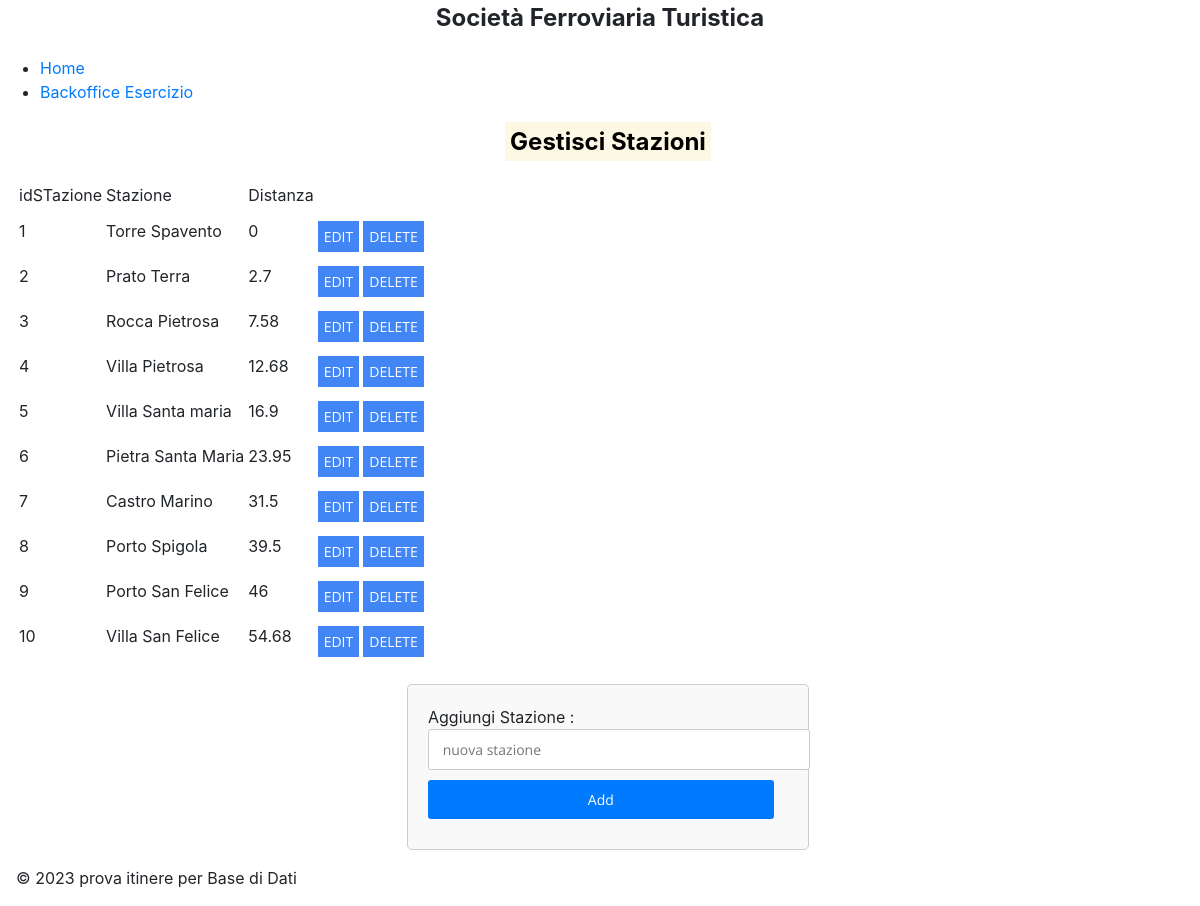
Screenshot of /php/gestisciStazioni.php with the database file from the repository.
### tables this page shows
CREATE TABLE `SFT_Stazione` (
  `idSTazione` int(11) NOT NULL,
  `nome` varchar(50) DEFAULT NULL,
  `distanza` float NOT NULL
);

### php/gestisciStazioni.php (the view, shortened to what this page needs)
<!DOCTYPE html>
<html>
    <head>
        <link rel="stylesheet" href="/fi.licursi/css/style.css">
    </head>
    <body>
	<h1 align=center>Società Ferroviaria Turistica</h1>
        <nav>
            <ul>
                <li><a href="/fi.licursi/index.php">Home</a></li>
                <li><a href="/fi.licursi/php/backoffice_esercizio2.php">Backoffice Esercizio</a></li>
            </ul>
        </nav>
    <main>
        <section>
		 <h2 align=center><mark>Gestisci Stazioni</h2>
		 <?php
				$servername = "mysql.57gimp.home";
                $username_db = "fi.licursi";
                $password_db = "kJ1L27dW";
                $dbname = "fi_licursi";
                $conn = new mysqli($servername, $username_db, $password_db, $dbname);
        $cdquery = "SELECT idSTazione,nome,distanza FROM SFT_Stazione";
        $cdresult = mysqli_query($conn, $cdquery);
        echo "
<table>
<thead><td>idSTazione</td>\t\t<td>Stazione</td>\t\t<td>Distanza</td><td></td><td></td></thead>
";
        while ($cdrow = mysqli_fetch_array($cdresult)) {
            $cdidSTazione = $cdrow['idSTazione'];
            $cdTitle = $cdrow['nome'];
			$cdDistanza = $cdrow['distanza'];
            echo "
<tr><td>$cdidSTazione</td>\t\t<td>$cdTitle</td>\t\t<td>$cdDistanza</td>\t\t<td>
<a href=\"/fi.licursi/php/modificastazione.php?idSTazione=" . $cdidSTazione . "\"><button>Edit</button></a></td>\t\t<td><a href=\"/fi.licursi/php/cancellastazioni.php?idSTazione=" . $cdidSTazione . "\"><button>Delete</button></a></td></tr>
";
        }
        echo "</table>";
        ?>
        <br>
        <span>
            <form action="/fi.licursi/php/gestisciStazioni.php" method="post">
                Aggiungi Stazione : <input type="text" name="nome" placeholder=" nuova stazione" required>
                <input type="submit" type="button" class="btn btn-success" value="Add">
        </span>
        </section>
		</main>
    <footer>
        <p>&copy; <?php echo date("Y"); ?> prova itinere per Base di Dati</p>
    </footer>
    </body>
</html>

### css/style.css (style rules this page uses)
html { font-family: sans-serif; line-height: 1.15; -webkit-text-size-adjust: 100%; -webkit-tap-highlight-color: rgba(0, 0, 0, 0); }
body { margin: 0; font-family: -apple-system, BlinkMacSystemFont, "Segoe UI", Roboto, "Helvetica Neue", Arial, "Noto Sans", sans-serif, "Apple Color Emoji", "Segoe UI Emoji", "Segoe UI Symbol", "Noto Color Emoji"; font-size: 1rem; font-weight: 400; line-height: 1.5; color: #212529; text-align: left; background-color: #fff; }
h1 { margin: 0; margin-bottom: 20px; font-size: 24px; }
form { padding: 40px; background: #DDD; border: 4px solid #AAA; width: 360px; margin: 30px auto; }
input { font: 14px 'Open Sans', sans-serif; border: 2px solid #ccc; padding: 6px; display: block; margin-bottom: 10px; width: 96%; }
button { font: 14px 'Open Sans', sans-serif; background-color: #4285f4; color: white; padding: 6px; cursor: pointer; border: none; margin-top: 10px; text-transform: uppercase; }
p { margin-top: 0; margin-left: 1rem; margin-bottom: 1rem; line-height:1.5; }
section { margin-top: 0; margin-left: 1rem; margin-bottom: 1rem; line-height:1.5; }
a { color: #007bff; text-decoration: none; background-color: transparent; }
mark, .mark { padding: 0.2em; background-color: #fcf8e3; }
form { max-width: 400px; margin: 0 auto; padding: 20px; border: 1px solid #ccc; border-radius: 5px; background-color: #f9f9f9; }
input[type="text"], input[type="password"], input[type="email"] { width: 100%; padding: 10px; margin-bottom: 10px; border: 1px solid #ccc; border-radius: 3px; }
input[type="submit"] { background-color: #007bff; color: #fff; padding: 10px 15px; border: none; border-radius: 3px; cursor: pointer; }

### rows the page displays
sft_stazione: idSTazione "1", nome "Torre Spavento", distanza "0"
sft_stazione: idSTazione "2", nome "Prato Terra", distanza "2.7"
sft_stazione: idSTazione "3", nome "Rocca Pietrosa", distanza "7.58"
sft_stazione: idSTazione "4", nome "Villa Pietrosa", distanza "12.68"
sft_stazione: idSTazione "5", nome "Villa Santa maria", distanza "16.9"
sft_stazione: idSTazione "6", nome "Pietra Santa Maria", distanza "23.95"
sft_stazione: idSTazione "7", nome "Castro Marino", distanza "31.5"
sft_stazione: idSTazione "8", nome "Porto Spigola", distanza "39.5"
sft_stazione: idSTazione "9", nome "Porto San Felice", distanza "46"
sft_stazione: idSTazione "10", nome "Villa San Felice", distanza "54.68"
